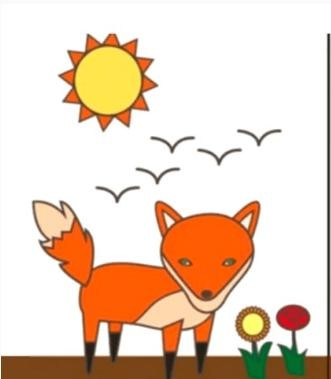
#> input picture gambar1.jpg, 331 x 379 px
$ python Difference.py
#> lines starting #> are read from the running program, lines starting #| are printed output that depends on the picture
from PIL import Image, ImageChops

# membaca gambar pertama
img1 = Image.open('gambar1.jpg')
#> img1 is the input picture: PIL image 331x379 RGB; mean R, G, B 233.8, 211.4, 192.7

# membaca gambar kedua
img2 = Image.open('gambar2.jpg')
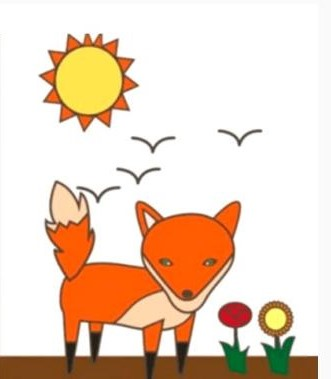
#> input picture gambar2.jpg, 331 x 379 px
#> img2 is the input picture: PIL image 331x379 RGB; mean R, G, B 235.6, 213.1, 194.4

# menghitung perbedaan antara dua gambar
diff = Image.eval(ImageChops.difference(img1, img2), lambda x: 255 if x != 0 else 0)
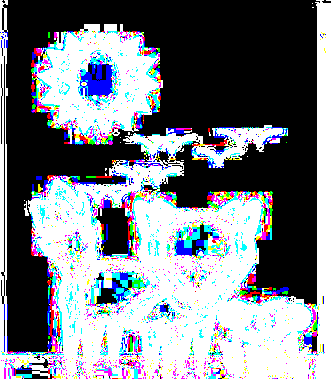
#> diff: PIL image 331x379 RGB; mean R, G, B 120.5, 125.4, 132.9

# menyimpan difference image sebagai file baru
diff.save('difference_image.jpg')

# menampilkan gambar pertama, gambar kedua, dan difference image
img1.show()
img2.show()
diff.show()
